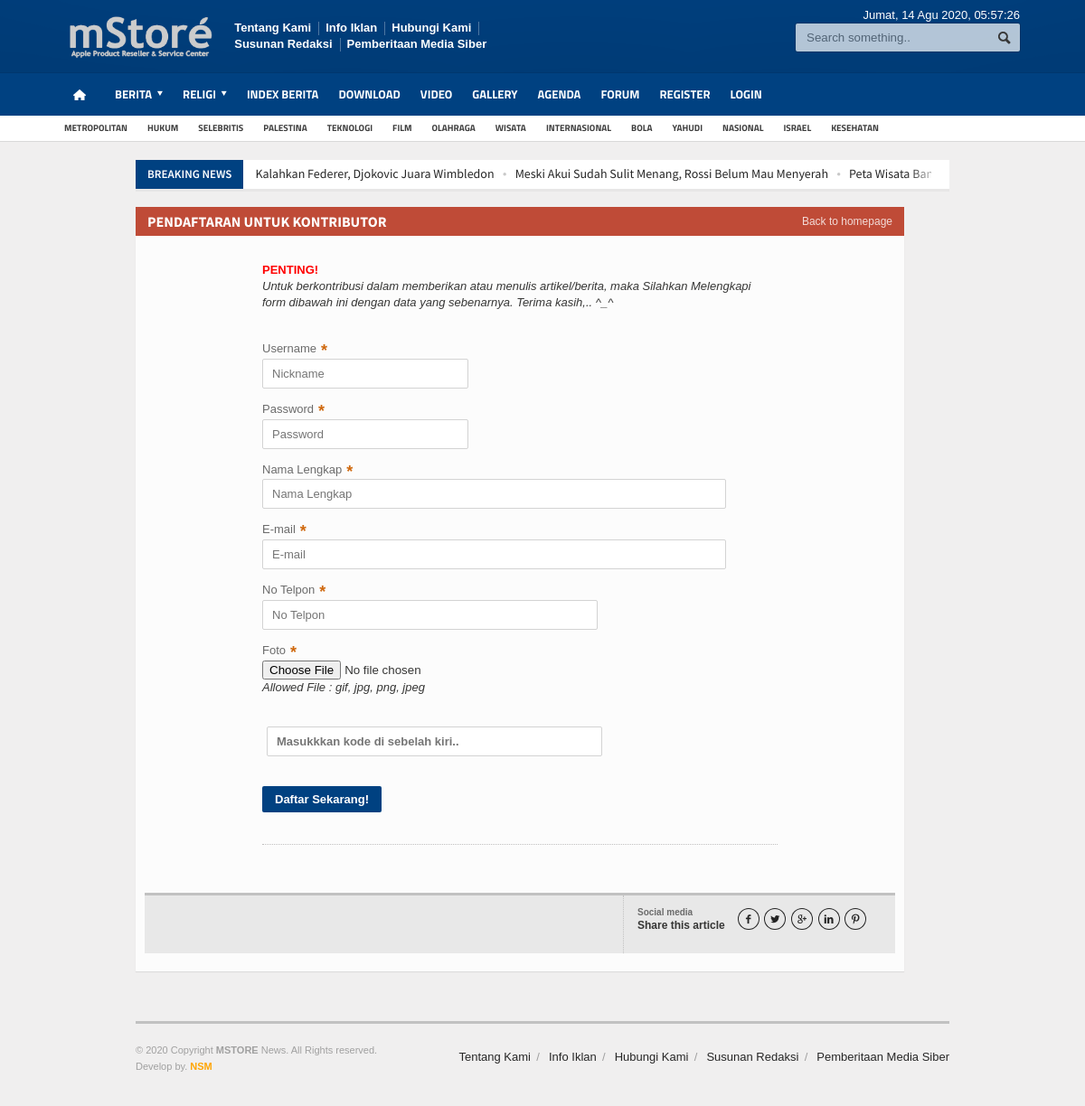
Page /index.php/kontributor on the committed database.
### tables this page shows
CREATE TABLE `logo` (
  `id_logo` int(5) NOT NULL,
  `gambar` varchar(100) NOT NULL
);

CREATE TABLE `menu` (
  `id_menu` int(5) NOT NULL,
  `id_parent` int(5) NOT NULL DEFAULT 0,
  `nama_menu` varchar(255) NOT NULL,
  `link` varchar(100) NOT NULL,
  `aktif` enum('Ya','Tidak') NOT NULL DEFAULT 'Ya',
  `position` enum('Top','Bottom') DEFAULT 'Bottom',
  `urutan` int(3) NOT NULL
);

CREATE TABLE `tag` (
  `id_tag` int(5) NOT NULL,
  `nama_tag` varchar(100) NOT NULL,
  `username` varchar(50) NOT NULL,
  `tag_seo` varchar(100) NOT NULL,
  `count` int(5) NOT NULL
);

CREATE TABLE `berita` (
  `id_berita` int(5) NOT NULL,
  `id_kategori` int(5) NOT NULL,
  `username` varchar(30) NOT NULL,
  `judul` varchar(100) NOT NULL,
  `sub_judul` varchar(255) NOT NULL,
  `youtube` varchar(100) NOT NULL,
  `judul_seo` text NOT NULL,
  `headline` enum('Y','N') NOT NULL DEFAULT 'Y',
  `aktif` enum('Y','N') NOT NULL DEFAULT 'N',
  `utama` enum('Y','N') NOT NULL DEFAULT 'Y',
  `isi_berita` longtext NOT NULL,
  `keterangan_gambar` text NOT NULL,
  `hari` varchar(20) NOT NULL,
  `tanggal` date NOT NULL,
  `jam` time NOT NULL,
  `gambar` varchar(100) NOT NULL,
  `dibaca` int(5) NOT NULL DEFAULT 1,
  `tag` varchar(100) NOT NULL,
  `status` enum('Y','N') NOT NULL DEFAULT 'Y'
);

### application/libraries/Template.php (called while the page is built, shortened)
<?php if ( ! defined('BASEPATH')) exit('No direct script access allowed');
class Template {
		var $template_data = array();
		function set($name, $value)
		{
			$this->template_data[$name] = $value;
		}
		function load($template = '', $view = '' , $view_data = array(), $return = FALSE)
		{
			$this->CI =& get_instance();
			return $this->CI->load->view($template, $this->template_data, $return);
		}
}

### application/controllers/Kontributor.php (called while the page is built, shortened)
<?php
class Kontributor extends CI_Controller {
	public function index(){
		$data['title'] = "Pendaftaran Kontributor";
		$data['description'] = description();
		$data['keywords'] = keywords();
		$vals = array(
            'img_path'	 => './captcha/',
            'img_url'	 => base_url().'captcha/',
            'font_size'     => 17,
            'img_width'	 => '150',
            'img_height' => 30,
            'border' => 0,
            'word_length'   => 5,
            'expiration' => 7200
        );
        $cap = create_captcha($vals);
        $data['image'] = $cap['image'];
		$this->template->load(template().'/template',template().'/kontributor',$data);
	}
}

### index.php (called while the page is built, shortened)
<?php
require_once BASEPATH.'core/CodeIgniter.php';

### application/helpers/engine_helper.php (called while the page is built, shortened)
<?php
    function template(){
        $ci = & get_instance();
        $query = $ci->db->query("SELECT folder FROM templates where aktif='Y'");
        $tmp = $query->row_array();
        if ($query->num_rows()>=1){
            return $tmp['folder'];
        }else{
            return 'errors';
        }
    }
    function background(){
        $ci = & get_instance();
        $bg = $ci->db->query("SELECT gambar FROM background ORDER BY id_background DESC LIMIT 1")->row_array();
        return $bg['gambar'];
    }

### application/models/Model_utama.php (called while the page is built, shortened)
<?php
class Model_utama extends CI_model{
    public function view_where($table,$data){
        $this->db->where($data);
        return $this->db->get($table);
    }
    public function view_ordering_limit($table,$order,$ordering,$baris,$dari){
        $this->db->select('*');
        $this->db->order_by($order,$ordering);
        $this->db->limit($dari, $baris);
        return $this->db->get($table);
    }
    public function view_where_ordering_limit($table,$data,$order,$ordering,$baris,$dari){
        $this->db->where($data);
        $this->db->order_by($order,$ordering);
        $this->db->limit($dari, $baris);
        return $this->db->get($table);
    }
    public function view_join_two($table1,$table2,$table3,$field,$field1,$where,$order,$ordering,$baris,$dari){
        $this->db->select('*');
        $this->db->from($table1);
        $this->db->join($table2, $table1.'.'.$field.'='.$table2.'.'.$field);
        $this->db->join($table3, $table1.'.'.$field1.'='.$table3.'.'.$field1);
        $this->db->where($where);
        $this->db->order_by($order,$ordering);
        $this->db->limit($dari, $baris);
        return $this->db->get();
    }
    function kunjungan(){
        $ip      = $_SERVER['REMOTE_ADDR'];
        $tanggal = date("Y-m-d");
        $waktu   = time();
        $cekk = $this->db->query("SELECT * FROM statistik WHERE ip='$ip' AND tanggal='$tanggal'");
        $rowh = $cekk->row_array();
        if($cekk->num_rows() == 0){
            $datadb = array('ip'=>$ip, 'tanggal'=>$tanggal, 'hits'=>'1', 'online'=>$waktu);
            $this->db->insert('statistik',$datadb);
        }else{
            $hitss = $rowh['hits'] + 1;
            $datadb = array('ip'=>$ip, 'tanggal'=>$tanggal, 'hits'=>$hitss, 'online'=>$waktu);
            $array = array('ip' => $ip, 'tanggal' => $tanggal);
            $this->db->where($array);
            $this->db->update('statistik',$datadb);
        }
    }
}

### application/helpers/phpmu_helper.php (called while the page is built, shortened)
<?php
    function tgl_indo($tgl){
            $tanggal = substr($tgl,8,2);
            $bulan = getBulan(substr($tgl,5,2));
            $tahun = substr($tgl,0,4);
            return $tanggal.' '.$bulan.' '.$tahun;
    }
    function hari_ini($w){
        $seminggu = array("Minggu","Senin","Selasa","Rabu","Kamis","Jumat","Sabtu");
        $hari_ini = $seminggu[$w];
        return $hari_ini;
    }
    function getBulan($bln){
                switch ($bln){
                    case 4:
                        return "Apr";
                        break;
                    case 7:
                        return "Jul";
                        break;
                    case 8:
                        return "Agu";
                        break;
                }
            }

### application/views/phpmu-magazine/template.php (shortened to what this page needs)
<!DOCTYPE HTML>
<html lang = "en">
<head>
	<link type="text/css" rel="stylesheet" href="<?php echo base_url(); ?>template/<?php echo template(); ?>/background/<?php echo background(); ?>/reset.css" />
	<link type="text/css" rel="stylesheet" href="<?php echo base_url(); ?>template/<?php echo template(); ?>/background/<?php echo background(); ?>/main-stylesheet.css" />
	<link type="text/css" rel="stylesheet" href="<?php echo base_url(); ?>template/<?php echo template(); ?>/background/<?php echo background(); ?>/shortcode.css" />
	<link type="text/css" rel="stylesheet" href="<?php echo base_url(); ?>template/<?php echo template(); ?>/background/<?php echo background(); ?>/fonts.css" />
	<link type="text/css" rel="stylesheet" href="<?php echo base_url(); ?>template/<?php echo template(); ?>/background/<?php echo background(); ?>/responsive.css" />
	<link type="text/css" rel="stylesheet" href="<?php echo base_url(); ?>template/<?php echo template(); ?>/background/style.css">
	<link type="text/css" rel="stylesheet" href="<?php echo base_url(); ?>template/<?php echo template(); ?>/background/ideaboxWeather.css">
	<link type="text/css" rel="stylesheet" href="<?php echo base_url(); ?>template/<?php echo template(); ?>/slide/slide.css">
	<link rel="stylesheet" href="<?php echo base_url(); ?>template/<?php echo template(); ?>/lightbox/lightbox.css">
</head>
<body>
<div class="boxed">
	<div class="header">
		<?php include "header.php"; ?>
	</div>
	<div class="content">
		<div class="wrapper">
			<div class="breaking-news">
				<span class="the-title">Breaking News</span>
				<ul>
					<?php
					  $terkini = $this->model_utama->view_where_ordering_limit('berita',array('status' => 'Y'),'id_berita','DESC',0,10);
					  foreach ($terkini->result_array() as $row) {
						echo "<li><a href='$row[judul_seo]'>$row[judul]</a></li>";
					  }
					?>
				</ul>
			</div>
			<div class="main-content">
				<?php echo $contents; ?>
			</div>
		</div>
	</div>
	<footer>
		<div class="footer">
			<?php
				include "footer.php";
			?>
		</div>
	</footer>
</div>
</body>
</html>

### application/views/phpmu-magazine/header.php (shortened to what this page needs)
<?php
echo "<div class='wrapper'>
	<div class='header-logo'>";
		  $logo = $this->model_utama->view_ordering_limit('logo','id_logo','DESC',0,1);
		  foreach ($logo->result_array() as $row) {
			echo "<a href='".base_url()."'><img style='max-height:50px' src='".base_url()."asset/logo/$row[gambar]'/></a>";
		  }
	echo "</div>
	<div class='header-menu'>
		<ul>";
			  $topmenu = $this->model_utama->view_where_ordering_limit('menu',array('position' => 'Top','aktif' => 'Ya'),'urutan','ASC',0,5);
			  foreach ($topmenu->result_array() as $row) {
			  	if(preg_match("/^http/", $row['link'])) {
                    echo "<li><a href='$row[link]'>$row[nama_menu]</a></li>";
                }else{
                    echo "<li><a href='".base_url()."$row[link]'>$row[nama_menu]</a></li>";
                }
			  }
		echo "</ul>
	</div>
	<div class='header-addons'>
		<span class='city'>
		  ".hari_ini(date('w')).", ".tgl_indo(date('Y-m-d')).", <span id='jam'></span></span>
		<div class='header-search'>
			".form_open('berita/index')."
				<input type='text' placeholder='Search something..'' name='kata' class='search-input' required/>
				<input type='submit' value='Search' name='cari' class='search-button'/>
			</form>
		</div>
	</div>
</div>
<div class='main-menu sticky'>
	<div class='wrapper'>";
		function main_menu() {
			$ci = & get_instance();
	        $query = $ci->db->query("SELECT id_menu, nama_menu, link, id_parent FROM menu where aktif='Ya' AND position='Bottom' order by urutan");
	        $menu = array('items' => array(),'parents' => array());
	        foreach ($query->result() as $menus) {
	            $menu['items'][$menus->id_menu] = $menus;
	            $menu['parents'][$menus->id_parent][] = $menus->id_menu;
	        }
	        if ($menu) {
	            $result = build_main_menu(0, $menu);
	            return $result;
	        }else{
	            return FALSE;
	        }
	    }
		function build_main_menu($parent, $menu) {
	        $html = "";
	        if (isset($menu['parents'][$parent])) {
	        	if ($parent=='0'){
		            $html .= "<ul class='the-menu'>
		            			<li><a href='".base_url()."' style='background: url(".base_url()."asset/images/home.png) no-repeat center; font-size:0; width:34px;'><br></a></li>";
		        }else{
		        	$html .= "<ul>";
		        }
	            foreach ($menu['parents'][$parent] as $itemId) {
	                if (!isset($menu['parents'][$itemId])) {
	                    if(preg_match("/^http/", $menu['items'][$itemId]->link)) {
	                        $html .= "<li><a target='_BLANK' href='".$menu['items'][$itemId]->link."'>".$menu['items'][$itemId]->nama_menu."</a></li>";
	                    }else{
	                        $html .= "<li><a href='".base_url().''.$menu['items'][$itemId]->link."'>".$menu['items'][$itemId]->nama_menu."</a></li>";
	                    }
	                }
	                if (isset($menu['parents'][$itemId])) {
	                    if(preg_match("/^http/", $menu['items'][$itemId]->link)) {
	                        $html .= "<li><a target='_BLANK' href='".$menu['items'][$itemId]->link."'><span>".$menu['items'][$itemId]->nama_menu."</span></a>";
	                    }else{
	                        $html .= "<li><a href='".base_url().''.$menu['items'][$itemId]->link."'><span>".$menu['items'][$itemId]->nama_menu."</span></a>";
	                    }
	                    $html .= build_main_menu($itemId, $menu);
	                    $html .= "</li>";
	                }
	            }
	            $html .= "</ul>";
	        }
	        return $html;
	    }
	    echo main_menu();
	echo "</div>
</div>
<div class='secondary-menu'>
	<div class='wrapper'>
		<ul>";
				$tag = $this->model_utama->view_ordering_limit('tag','id_tag','RANDOM',0,14);
		  		foreach ($tag->result_array() as $row) {
					echo "<li><a href='".base_url()."tag/detail/$row[tag_seo]'>$row[nama_tag]</a></li>";
				}
		echo "</ul>
	</div>
</div>";

### application/views/phpmu-magazine/footer.php
<?php
echo "<div class='wrapper'>
	<ul class='right'>";
		$topmenu2 = $this->model_utama->view_where_ordering_limit('menu',array('position' => 'Top','aktif' => 'Ya'),'urutan','ASC',0,5);
			foreach ($topmenu2->result_array() as $row) {
			echo "<li><a href='$row[link]'>$row[nama_menu]</a></li>";
		}
	echo "</ul>
	<p>&copy; ".date('Y')." Copyright <b>MSTORE</b> News. All Rights reserved.<br/>Develop by. <b style='color:orange'>NSM</b></p>
</div>";

### template/phpmu-magazine/background/blue/shortcode.css (style rules this page uses)
p { display: block; margin-bottom: 15px; }

### template/phpmu-magazine/background/blue/responsive/desktop.css (style rules this page uses)
@media only screen and (max-width: 1200px) { .boxed { min-width: 320px!important; } }
@media only screen and (max-width: 1200px) { .wrapper { width: 900px; } }
@media only screen and (max-width: 1200px) { .header .header-menu { width: 37%; } }

### rows in the picture
logo: gambar (picture)
menu: nama_menu "Tentang Kami"
menu: nama_menu "Info Iklan"
menu: nama_menu "Hubungi Kami"
menu: nama_menu "Susunan Redaksi"
menu: nama_menu "Pemberitaan Media Siber"
menu: nama_menu "BERITA"
menu: nama_menu "RELIGI"
menu: nama_menu "INDEX BERITA"
menu: nama_menu "DOWNLOAD"
menu: nama_menu "VIDEO"
menu: nama_menu "GALLERY"
menu: nama_menu "AGENDA"
menu: nama_menu "FORUM"
menu: nama_menu "REGISTER"
menu: nama_menu "LOGIN"
tag: nama_tag "METROPOLITAN"
tag: nama_tag "HUKUM"
tag: nama_tag "SELEBRITIS"
tag: nama_tag "PALESTINA"
tag: nama_tag "TEKNOLOGI"
tag: nama_tag "FILM"
tag: nama_tag "OLAHRAGA"
tag: nama_tag "WISATA"
tag: nama_tag "INTERNASIONAL"
tag: nama_tag "BOLA"
tag: nama_tag "YAHUDI"
tag: nama_tag "NASIONAL"
tag: nama_tag "ISRAEL"
tag: nama_tag "KESEHATAN"
berita: judul "Kalahkan Federer, Djokovic Juara Wimbledon"
berita: judul "Meski Akui Sudah Sulit Menang, Rossi Belum Mau Menyerah"
berita: judul "Peta Wisata…"
